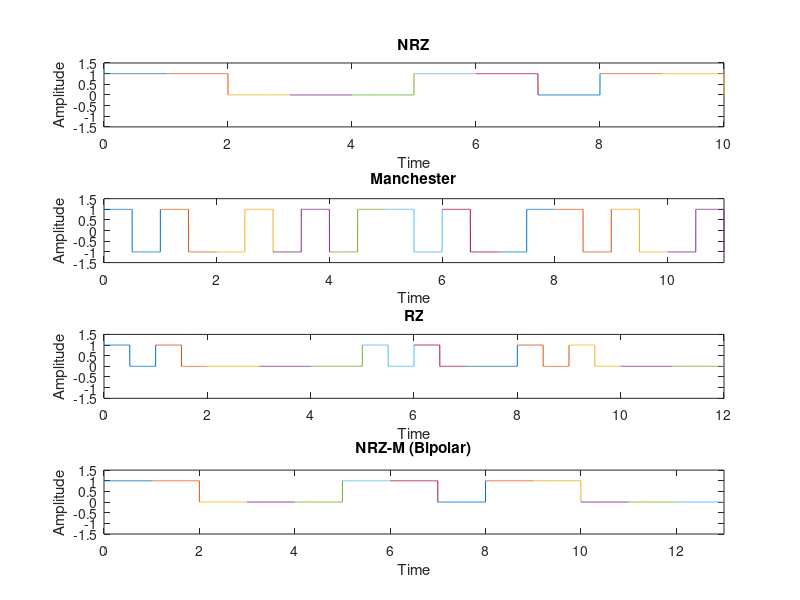

Reproduce this figure in MATLAB.
clc
clear all
close all
b= randi([0,1],1,10);
l=length(b);
b(l+1)=0;
n=1;
figure;
subplot(411);
%nrz - L%
while n<=l
t=(n-1):.001:n;
if b(n)==1
if b(n+1)==b(n)
y=(t<=n);
else
y=(t<n);
end
else
if b(n+1)==b(n)
y=(t>n);
else
y=(t>=n);
end
end
plot(t,y)
hold on;
axis([0 l -1.5 1.5]);
n=n+1;
end
title('NRZ');
xlabel('Time');
ylabel('Amplitude');
%%%%%%%%%%%%%%%%%Manchester%%%%%%%%%%%%
l=length(b);
b(l+1)=0;
n=1;
subplot(412);
while n<=l
t=(n-1):.001:n;
if b(n)==1
if b(n+1)==0
y=(t<(n-0.5))+(-1)*(t>=n-0.5&t<=n);
else
y=(t<(n-0.5)|t==n)+(-1)*(t>=n-0.5&t<n);
end
else
if b(n+1)==1
y=(-1)*(t<(n-0.5))+(t>=n-0.5&t<=n);
else
y=(-1)*(t<(n-0.5)|t==n)+(t>=n-0.5&t<n);
end
end
plot(t,y)
hold on;
axis([0 l -1.5 1.5]);
n=n+1;
end
title('Manchester');
xlabel('Time');
ylabel('Amplitude');
%%%%%%%%%%%%%%%%
l=length(b);
b(l+1)=0;
n=1;
subplot(413)
while n<=l
t=(n-1):.001:n;
if b(n)==1
if b(n+1)==b(n)
 y=(t<(n-0.5))+(t==n);
else
y=(t<(n-0.5));
end
else
if b(n+1)==1
y=0*(t<(n-0.5))+(t==n);
else
y=0*(t<(n-0.5));
end
end
n=n+1;
plot(t,y)
hold on;
axis([0 l -1.5 1.5]);
end
title('RZ');
xlabel('Time');
ylabel('Amplitude');
%%%%%%%%%%%%%%%
l=length(b);
b(l+1)=0;
n=1;
subplot(414);
while n<=l
t=(n-1):.001:n;
if b(n)==1
if b(n+1)==b(n)
y=(t<=n);
else
y=(t<n);
end
else
if b(n+1)==b(n)
y=(t>n);
else
y=(t>=n);
end
end
plot(t,y)
hold on;
axis([0 l -1.5 1.5]);
n=n+1;
end
title('NRZ-M (Bipolar)');
xlabel('Time');
ylabel('Amplitude');